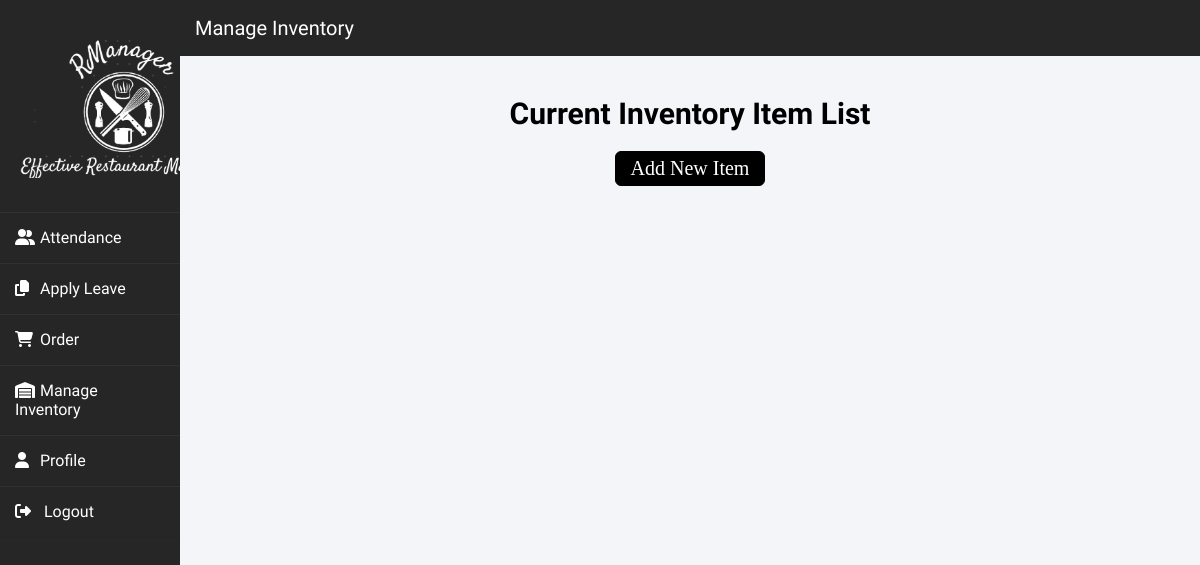
The page /manageinventory.php on the database as committed earlier.
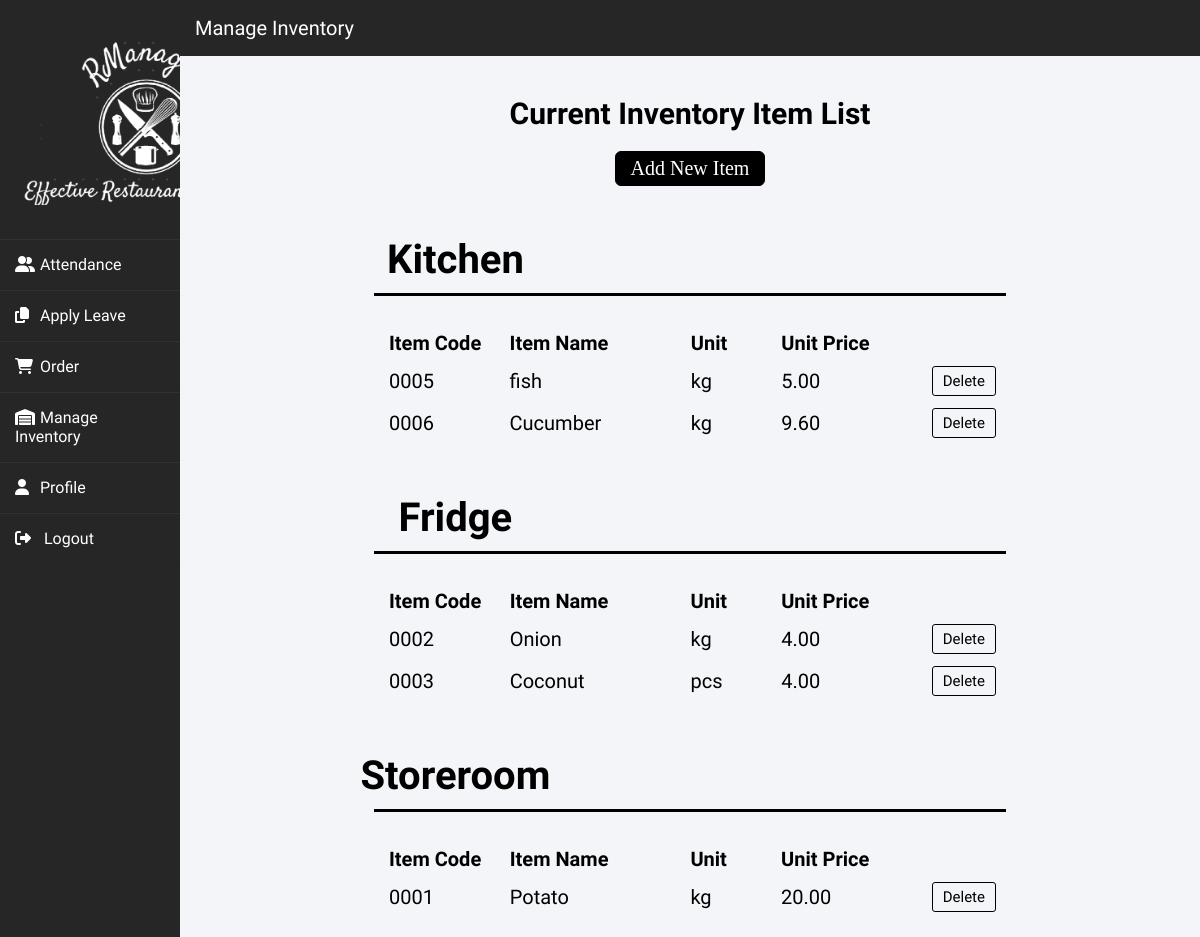
The same page on the database as committed later.
### tables this page shows
CREATE TABLE IF NOT EXISTS `locations` (
  `Location_ID` int(20) NOT NULL AUTO_INCREMENT,
  `name` varchar(20) DEFAULT NULL,
  PRIMARY KEY (`Location_ID`)
);

CREATE TABLE IF NOT EXISTS `inventory` (
  `Inventory_ID` int(20) NOT NULL AUTO_INCREMENT,
  `Supplier_ID` int(20) DEFAULT NULL,
  `location` varchar(50) NOT NULL,
  `itemname` varchar(20) DEFAULT NULL,
  `unit` varchar(10) DEFAULT NULL,
  `price` decimal(10,2) DEFAULT NULL,
  PRIMARY KEY (`Inventory_ID`),
  KEY `Supplier_ID` (`Supplier_ID`)
);

### manageinventory.php (the view, shortened to what this page needs)
<!DOCTYPE html>
<head>
    <link href="stylesheets/default.css" rel="stylesheet" type="text/css">
    <link href="stylesheets/manageinventory.css" rel="stylesheet" type="text/css">
</head>
<body>
    <?php include "sidebar.php"; ?>
    <?php include "includes/conn.php"?>
    <div class="mainbody">
        <div class="topbar">
            <span>Manage Inventory</span>
        </div>
        <center>
            <p class="header">Current Inventory Item List</p>
            <a href="addinventoryitem.php"><button class="btn">Add New Item</button></a>
            <?php
            $sql = "SELECT * FROM locations";
            $result = mysqli_query($con, $sql);
            while ($row = mysqli_fetch_assoc($result)){
                $sql = "SELECT * FROM inventory WHERE location='".$row['Location_ID']."'";
                $items = mysqli_query($con, $sql);
                if (mysqli_num_rows($items) > 0){ ?>
                    <div>
                        <p class="locationtitle"><?php echo $row['name'] ?></p>
                        <hr class="line">
                        <table class="itemtable">
                            <tr>
                                <th style="width: 20%;">Item Code</th>
                                <th style="width: 30%;">Item Name</th>
                                <th style="width: 15%;">Unit</th>
                                <th style="width: 25%;">Unit Price</th>
                                <th style="width: 10%;"></th>
                            </tr>
                            <?php
                            while ($iteminfo = mysqli_fetch_assoc($items)){
                                $itemcode = sprintf("%04d",$iteminfo['Inventory_ID']);
                                echo "<tr>";
                                echo "<td>".$itemcode."</td>";
                                echo "<td>".$iteminfo['itemname']."</td>";
                                echo "<td>".$iteminfo['unit']."</td>";
                                echo "<td>".$iteminfo['price']."</td>";
                                echo '<td><button class="delbtn" onclick="delItem(\''.' '.$iteminfo["itemname"].'\','.$iteminfo["Inventory_ID"].')">Delete</button></td>';
                                echo "</tr>";
                            }
                            ?>
                        </table>
                    </div>
                <?php } ?>
            <?php } ?>
        </center>
        <form action="includes/deleteinventoryitem.php" method="post">
        </form>
    </div>
</body>

Rows that differ between the two databases and show on the page:
added locations: name "Kitchen"
added inventory: Inventory_ID "0005", itemname "fish", unit "kg", price "5.00", shown under "Kitchen"
added inventory: Inventory_ID "0006", itemname "Cucumber", unit "kg", price "9.60", shown under "Kitchen"
added locations: name "Fridge"
added inventory: Inventory_ID "0002", itemname "Onion", unit "kg", price "4.00", shown under "Fridge"
added inventory: Inventory_ID "0003", itemname "Coconut", unit "pcs", price "4.00", shown under "Fridge"
added locations: name "Storeroom"
added inventory: Inventory_ID "0001", itemname "Potato", unit "kg", price "20.00", shown under "Storeroom"
